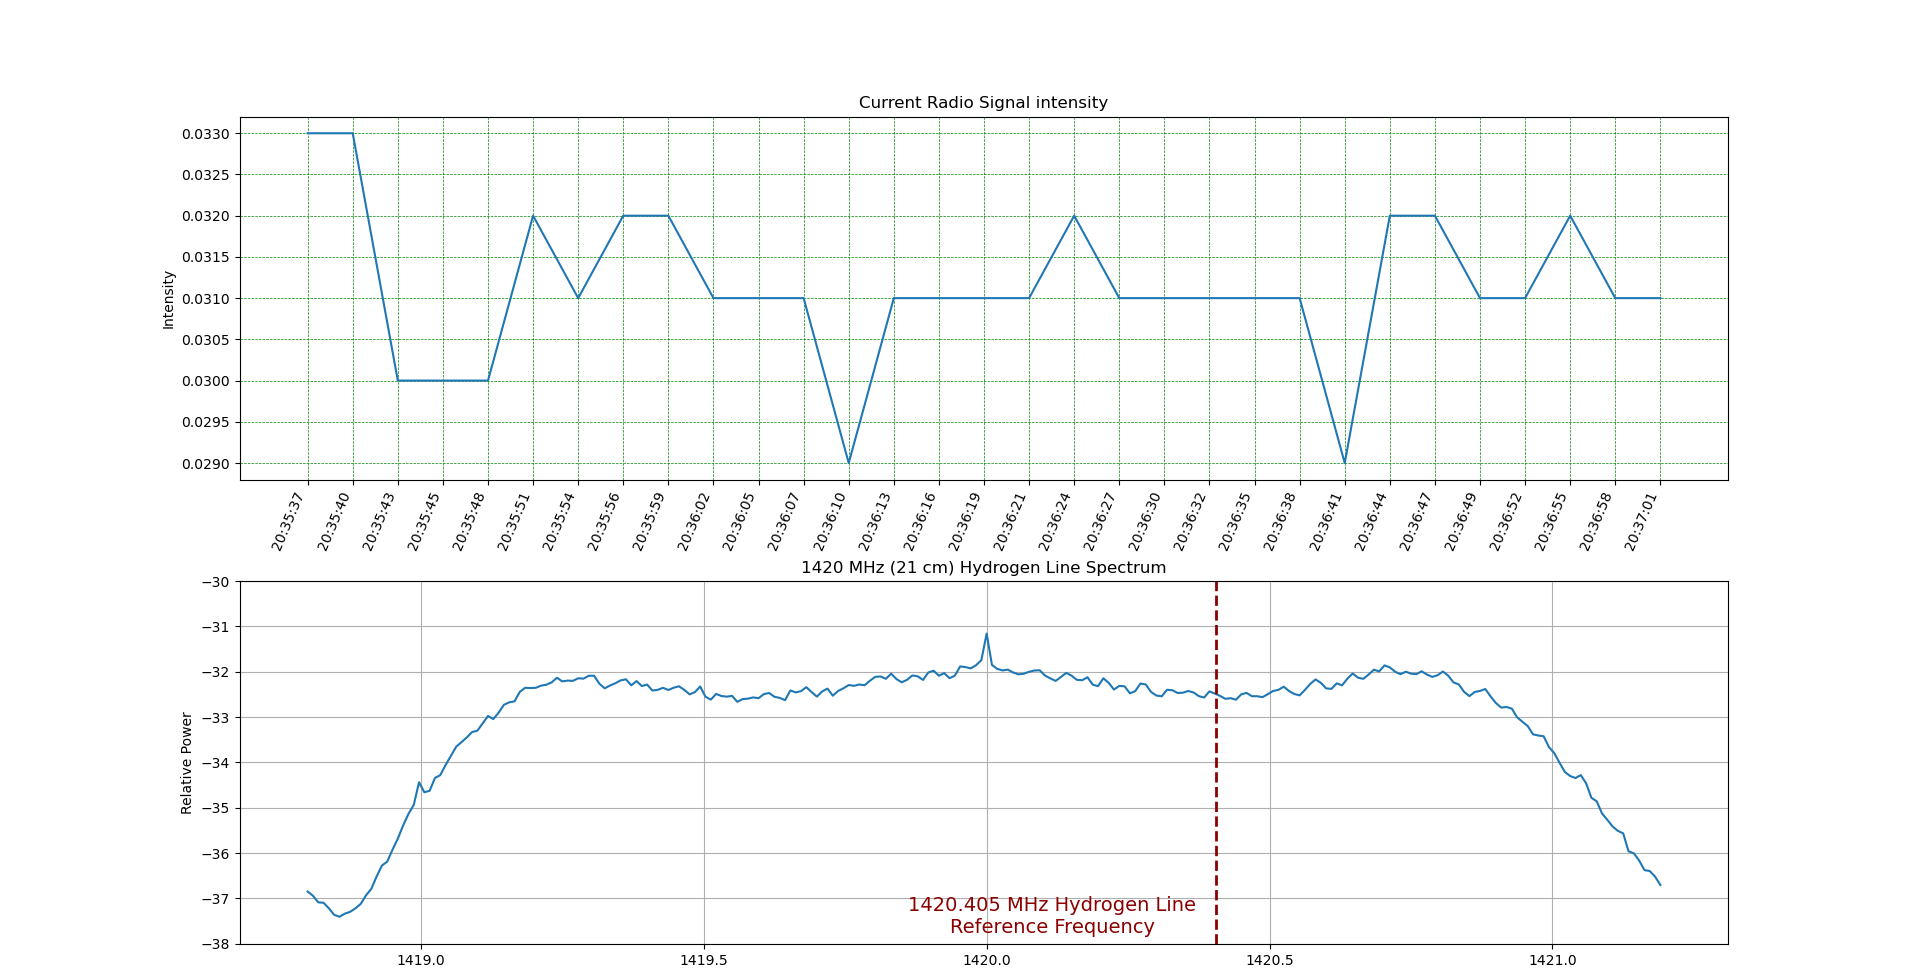

The Python source for this figure:
#     Python SDR - Radio Astronomy
#     Author: Todd Chevrier - Citizen Scientist
#     Description: This code is for radio astronomers 
#     that want to give Raspbery Pi 4 a try
# ***This code requires a USB SDR Dongle in order to work properly ***
# ***You will need to install the proper modules listed below ***
# ***This script provides a baseline in which you will need to calibrate on your system. ***
###############################################
from matplotlib import pyplot as plt
import matplotlib.animation as animation
from rtlsdr import RtlSdr
import numpy as np
from matplotlib.gridspec import GridSpec
import datetime as dt
from datetime import datetime
import os


# configure device
sdr = RtlSdr()
sdr.sample_rate = 2.4e6  # Hz
sdr.center_freq = 1420e6  # 1420000 Hz 1.420Ghz
sdr.freq_correction = 1   # PPM -- Not sure if this is needed yet
sdr.gain = 'auto'

#Configure grid plot
fig = plt.figure('Python SDR - Radio Astronomy',figsize=(30,14))
gs = GridSpec(2,2, height_ratios=[2, 2])

#graph_out = fig.add_subplot(1,1,1)
ax2 = fig.add_subplot(gs[1,:])
ax1 = fig.add_subplot(gs[0,:])

#Time and signal samples sent to a strip chart looking graph
xs = []
ys = []

#Create realtime graph and display
def animate(i, xs, ys):
    
    #graph_out.clear()
    ax1.clear()
    ax2.clear()
    
    #samples = sdr.read_samples(128*1024)
    # Inputting data from the signal received from the feedhorn
    samples = sdr.read_samples(1024*1024)
    
    #FileSample to gathering the data to be sent to a file.
    FileSample = round((sum(np.abs(samples))/len(np.abs(samples))),3)
    
    # use matplotlib to estimate and plot the PSD   (matplotlib.pyplot.)
    # Other Graph options are: graph_out.magnitude_spectrum, graph_out.specgram
    
    #graph_out.psd(samples, Fs=sdr.sample_rate / 1e6, Fc=sdr.center_freq/1e6)
    ax2.psd(samples, Fs=sdr.sample_rate / 1e6, Fc=sdr.center_freq/1e6)
    ax2.axvline(x=1420.4057517667, color='darkred', linestyle='--', linewidth=2) #xy=(447, 471)
    ax2.annotate('1420.405 MHz Hydrogen Line\nReference Frequency', xy=(585, 5), xycoords='axes points', size=14, ha='center', va='bottom', color='darkred')
    ax2.set_xlabel("Frequency (MHz)")
    ax2.set_ylabel("Relative Power")
    ax2.set_title("1420 MHz (21 cm) Hydrogen Line Spectrum")
    
    
    #Strip Chart look graph
    xs.append(dt.datetime.now().strftime('%H:%M:%S'))
    ys.append(np.abs(FileSample))
    xs = xs[-50:]  #view 50 samples at one time
    ys = ys[-50:]  #view 50 samples at one time
    ax1.clear()
    ax1.plot(xs, ys)
    
    plt.xticks(rotation=67, ha='right')
    plt.subplots_adjust(bottom=0.03,wspace=0.39,hspace=0.28)
    plt.title("Current Radio Signal intensity")
    plt.ylabel("Intensity")
    plt.grid(color = 'green', linestyle = 'dashed', linewidth = 0.5)
    
    #Write data to file.
    val = np.abs(FileSample)
    pysamp = val.item()
    rdata = open("obs.csv", "a")
    rdata.write(dt.datetime.now().strftime('%H:%M:%S') + ", " + str(pysamp) + "\n")
    rdata.close()
try:
    ani = animation.FuncAnimation(fig, animate, fargs=(xs, ys), interval=1000)

    plt.show()
    os.sys.exit(0)            
except KeyboardInterrupt:
    pass
finally:
    sdr.close()
    filedate = datetime.now().strftime("%Y_%m_%d-%I:%M:%S_%p")
    os.rename('obs.csv', filedate + '_obs.csv')
